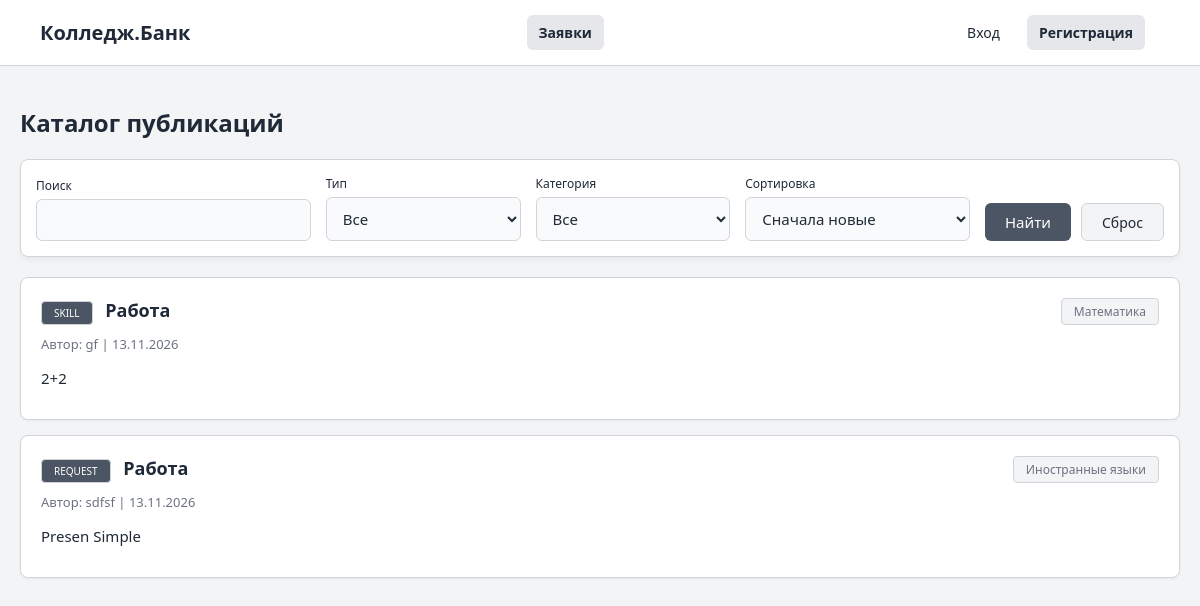
/offers.php, run on the app's committed database.
### tables this page shows
CREATE TABLE offers (
    id INTEGER PRIMARY KEY AUTOINCREMENT,
    user_id INTEGER NOT NULL,
    category_id INTEGER NOT NULL,
    type TEXT DEFAULT 'help', 
    title TEXT NOT NULL,
    description TEXT,
    status TEXT DEFAULT 'active',
    created_at DATETIME DEFAULT CURRENT_TIMESTAMP,
    updated_at DATETIME DEFAULT CURRENT_TIMESTAMP,
    FOREIGN KEY (user_id) REFERENCES users(id) ON DELETE CASCADE,
    FOREIGN KEY (category_id) REFERENCES categories(id)
);

CREATE TABLE categories (
    id INTEGER PRIMARY KEY AUTOINCREMENT,
    name TEXT NOT NULL
);

CREATE TABLE users (
    id INTEGER PRIMARY KEY AUTOINCREMENT,
    name TEXT NOT NULL,
    email TEXT UNIQUE NOT NULL,
    password_hash TEXT NOT NULL,
    role TEXT DEFAULT 'user',
    bio TEXT DEFAULT 'Информация обо мне пока не заполнена.',
    skills TEXT DEFAULT 'Навыки не указаны',
    created_at DATETIME DEFAULT CURRENT_TIMESTAMP
);

### offers.php (the view, shortened to what this page needs)
<?php
require 'db.php';
$isAuth = isset($_SESSION['user_id']);
$q = trim($_GET['q'] ?? '');
$sort = $_GET['sort'] ?? 'date_desc';
$sqlBase = "FROM offers o
            JOIN users u ON o.user_id = u.id
            JOIN categories c ON o.category_id = c.id
            WHERE o.status = 'active'";
$params = [];
$limit = 5;
$page = isset($_GET['page']) && is_numeric($_GET['page']) ? (int)$_GET['page'] : 1;
$offset = ($page - 1) * $limit;
$sorts = ['date_desc' => 'o.created_at DESC', 'date_asc' => 'o.created_at ASC', 'title_asc' => 'o.title ASC', 'title_desc' => 'o.title DESC'];
$sql = "SELECT o.*, u.name as author_name, c.name as cat_name " . $sqlBase;
$sql .= " ORDER BY " . ($sorts[$sort] ?? $sorts['date_desc']);
$sql .= " LIMIT $limit OFFSET $offset";
$stmt = $db->prepare($sql);
$stmt->execute($params);
$offers = $stmt->fetchAll(PDO::FETCH_ASSOC);
?>
<!DOCTYPE html>
<html lang="ru">
<head>
    <meta charset="UTF-8"><title>Заявки | Колледж.Банк</title><link rel="stylesheet" href="style.css">
</head>
<body>
    <div class="top-bar">
        <div><strong>Колледж.Банк</strong></div>
        <div>
            <a href="offers.php" class="nav-link active">Заявки</a>
        </div>
        <div style="display: flex; align-items: center;">
            <?php if ($isAuth): ?>
                <a href="profile.php" class="nav-link" style="margin-right: 15px;">Личный кабинет</a>
                <a href="logout.php" class="logout-btn">Выйти</a>
            <?php else: ?>
                <a href="login.php" class="nav-link">Вход</a>
                <a href="register.php" class="nav-link active">Регистрация</a>
            <?php endif; ?>
        </div>
    </div>
    <div class="dashboard-container">
        <div style="margin-bottom: 20px; display: flex; justify-content: space-between; align-items: center;">
            <h2 style="margin: 0;">Каталог публикаций</h2>
        </div>
        <div class="content-box" style="margin-bottom: 20px; padding: 15px;">
            <form method="GET" style="display: flex; flex-wrap: wrap; gap: 15px; align-items: flex-end;">
                <div style="flex: 1 1 200px;">
                    <label style="font-size:12px; display:block; margin-bottom:5px;">Поиск</label>
                    <input type="text" name="q" value="<?= htmlspecialchars($q) ?>" style="margin:0; width:100%;">
                </div>
                <div style="flex: 1 1 120px;">
                    <label style="font-size:12px; display:block; margin-bottom:5px;">Тип</label>
                    <select name="type" style="margin:0; width:100%;">
                        <option value="">Все</option>
                    </select>
                </div>
                <div style="flex: 1 1 120px;">
                    <label style="font-size:12px; display:block; margin-bottom:5px;">Категория</label>
                    <select name="category" style="margin:0; width:100%;">
                        <option value="">Все</option>
                    </select>
                </div>
                <div style="flex: 1 1 150px;">
                    <label style="font-size:12px; display:block; margin-bottom:5px;">Сортировка</label>
                    <select name="sort" style="margin:0; width:100%;">
                        <option value="date_desc" <?= $sort=='date_desc'?'selected':'' ?>>Сначала новые</option>
                    </select>
                </div>
                <div style="display: flex; gap: 10px; flex: 0 0 auto;">
                    <button type="submit" style="height: 38px; width: auto; padding: 0 20px;">Найти</button>
                    <a href="offers.php" class="btn-edit" style="height: 38px; margin: 0; display: flex; align-items: center; padding: 0 20px; box-sizing: border-box;">Сброс</a>
                </div>
            </form>
        </div>
        <?php if (empty($offers)): ?>
            <p style="text-align:center; color:var(--text-muted);">Ничего не найдено.</p>
        <?php else: ?>
            <?php foreach ($offers as $o): ?>
                <div class="offer-card">
                    <div style="display: flex; justify-content: space-between; align-items: flex-start;">
                        <h3>
                            <span class="badge" style="background:var(--accent); color:white; margin-right:8px; text-transform:uppercase; font-size:10px;">
                                <?= htmlspecialchars($o['type']) ?>
                            </span>
                            <?= htmlspecialchars($o['title']) ?>
                        </h3>
                        <span class="badge"><?= htmlspecialchars($o['cat_name']) ?></span>
                    </div>
                    <p class="meta">Автор: <?= htmlspecialchars($o['author_name']) ?> | <?= date('d.m.Y', strtotime($o['created_at'])) ?></p>
                    <p><?= nl2br(htmlspecialchars($o['description'])) ?></p>
                </div>
            <?php endforeach; ?>
        <?php endif; ?>
    </div>
</body>
</html>

### style.css (style rules this page uses)
:root { --bg: #f3f4f6; --card: #ffffff; --accent: #4b5563; --accent-hover: #374151; --text: #1f2937; --text-muted: #6b7280; --border: #d1d5db; }
* { box-sizing: border-box; margin: 0; padding: 0; font-family: 'Segoe UI', system-ui, sans-serif; }
body { background-color: var(--bg); color: var(--text); display: flex; flex-direction: column; min-height: 100vh; width: 100%; }
.top-bar { display: flex; justify-content: space-between; align-items: center; background-color: var(--card); padding: 15px 40px; border-bottom: 1px solid var(--border); width: 100%; }
.top-bar strong { font-size: 20px; color: var(--text); }
.dashboard-container { width: 100%; max-width: 1200px; margin: 0 auto; padding: 40px 20px; flex-grow: 1; }
h1, h2 { margin-bottom: 20px; font-weight: 600; color: var(--text); }
input, textarea, select { width: 100%; padding: 10px 12px; margin-bottom: 15px; background-color: #f9fafb; border: 1px solid var(--border); border-radius: 6px; color: var(--text); font-size: 15px; outline: none; }
button { width: 100%; padding: 12px; background-color: var(--accent); color: white; border: none; border-radius: 6px; font-size: 15px; font-weight: 500; cursor: pointer; transition: background-color 0.2s; }
a { color: var(--accent); text-decoration: none; font-size: 14px; display: inline-block; margin-top: 15px; }
.content-box { background-color: var(--card); padding: 30px; border-radius: 8px; border: 1px solid var(--border); box-shadow: 0 4px 6px -1px rgba(0, 0, 0, 0.05); }
.nav-link { color: var(--text); text-decoration: none; margin-right: 15px; padding: 8px 12px; border-radius: 6px; transition: 0.2s; margin-top: 0; }
.nav-link.active { font-weight: bold; background-color: #e5e7eb; }
.offer-card { border: 1px solid var(--border); border-radius: 8px; padding: 20px; margin-bottom: 15px; background-color: #fff; box-shadow: 0 1px 3px rgba(0,0,0,0.05); }
.offer-card h3 { margin-bottom: 10px; font-size: 18px; color: var(--text); }
.offer-card .meta { font-size: 13px; color: var(--text-muted); margin-bottom: 15px; }
.offer-card p { margin-bottom: 10px; font-size: 15px; line-height: 1.4; }
.badge { display: inline-block; padding: 4px 12px; background-color: #f3f4f6; color: var(--text-muted); border-radius: 4px; font-size: 12px; font-weight: 500; border: 1px solid var(--border); }
.btn-edit { padding: 8px 16px; background-color: #f3f4f6; color: var(--text); border: 1px solid var(--border); border-radius: 6px; text-decoration: none; font-size: 14px; font-weight: 500; transition: background 0.2s; margin: 0; display: inline-block; }

### data on the page
offers: type "SKILL", title "Работа", category.name "Математика", user.name "gf", created_at "13.11.2026", description "2+2"
offers: type "REQUEST", title "Работа", category.name "Иностранные языки", user.name "sdfsf", created_at "13.11.2026", description "Presen Simple"
